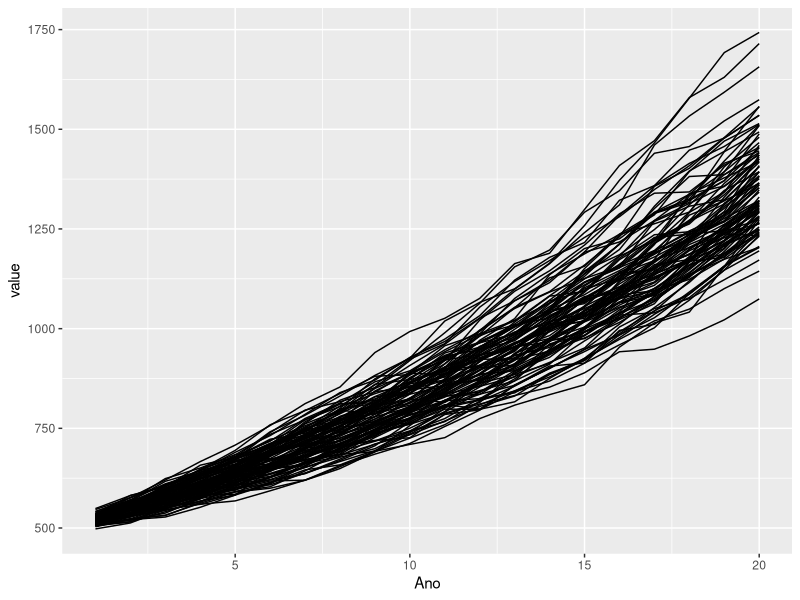
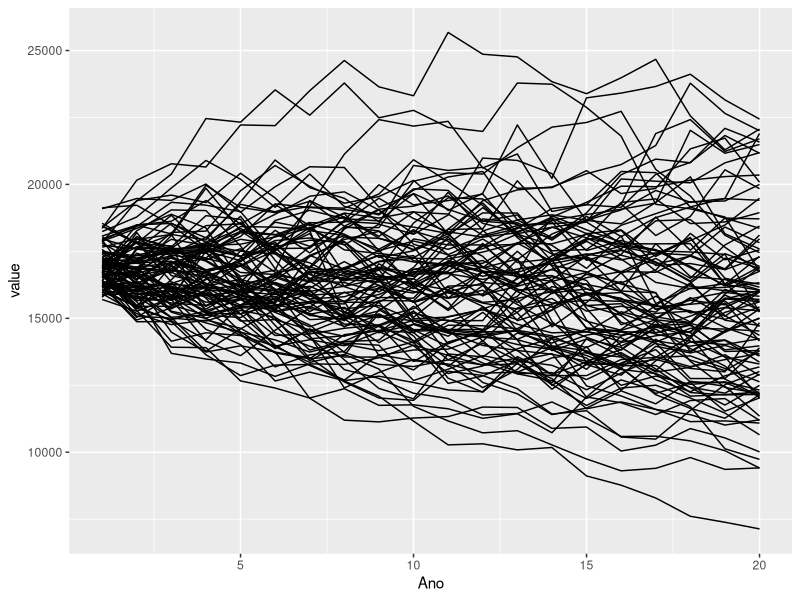
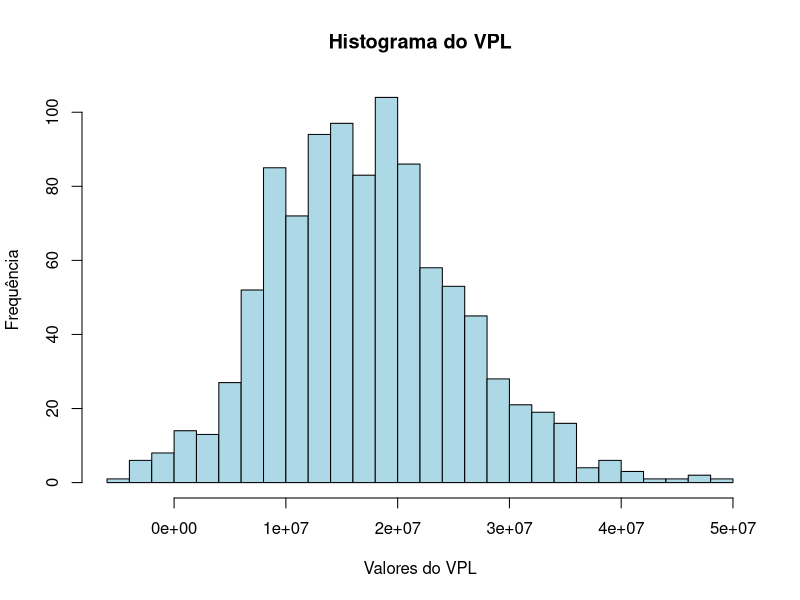

Write R code to recreate these figures, in order.
#Rotina para avaliação de projeto de energia usando opcoes reais

#install.packages('dplyr')
#install.packages('ggplot2')
#install.packages("reshape2")

library(dplyr)
library(ggplot2)
library(reshape2)


rm(list=ls())

#Dados de entrada
#-----------------------------------
qMW <- 10                                 #potencia do parque
fatorCap <- 0.2                           #fator de capacidade
q0 = qMW*24*365*fatorCap                  #producao anual de energia
p0 = 500                                  #preco da energia

invInicial = 50000000                     #investimento inicial

custManut = 0.01                          #custo de manutencao (perc sobre o inv inicial)
miManut = 0.05                            #taxa de crescimento do custo de manutencao

custoVar = 0.005                          #custo variavel
custoManIni = invInicial * custManut

nyears = 20                               #Numero de anos do parque

cust_manut = matrix(0, 1, nyears)

med_prec = 0.05                           #taxa de crescimento anual do preço da energia
vol_prec= 0.02                            #volatilidade anual do preço da energia

med_prod <- -0.0075                       #media de crescimento/queda anual da produção
vol_irradia <- 0.05                       #volatilidade anual da produção

taxa_desc = 0.15                          #taxa de desconto
taxa_lr = 0.1                             #taxa livre de risco
tempo_decisao = 1                         #tempo para tomar decisao
dividendo <- 0.05                         #dividendo pago se projeto for implantado

#emprestimo
razaoEmprestimo <- 0.                    #razão de capital de terceiros (empr?stimo) 
empNominal = razaoEmprestimo * invInicial #total do empréstimo
jurosEmp = 0.1057                         #juro cobrado no empréstimo
pAmortiza = empNominal/nyears             #número de anos de amortização do empréstimo

#----------------------------------------


#Parametros da Simulacao
set.seed(0)                               #semente de geração dos números aleatórios
ncenarios = 1000                          #número de cenários

#---------------------------------------
#Emprestimo
amortiza = matrix(pAmortiza, 1, nyears)
juros = matrix(0, 1, nyears)

saldoD = empNominal + pAmortiza
for (i in 1:nyears){
  saldoD = saldoD-pAmortiza
  juros[1,i] = saldoD *jurosEmp
}

#Inicializacao de variaveis

pener = matrix(0, ncenarios, nyears)      #preco de energia
qener <- matrix(0, ncenarios, nyears)     #quantidade de energia
vp1 = matrix(0, ncenarios, 1)             #valor presente no ano 1
vp0 = matrix(0, ncenarios, 1)             #valor presente no ano 0
vp_Ref0 = matrix(0, ncenarios, nyears)    #fluxo de caixa descontado até o ano 0
vp_Ref = matrix(0, ncenarios, nyears)     #fluxo de caixa descontado até o ano 1
fat_desc = matrix(0, 1, nyears)           #fator de desconto para o ano 1
fat_desc0 = matrix(0, 1, nyears)          #fator de desconto para o ano 0

#Calculo dos fatores de desconto para o ano 0 e ano 1
for (i in 1:nyears)
{
  fat_desc[1,i] = 1/(1+taxa_desc)^(i-1)
  fat_desc0[1,i] = 1/(1+taxa_desc)^(i)
}

#Custo de manutencao
cust_manut[1,1] = custoManIni * (1+miManut)
for (i in 2:nyears)
{
  cust_manut[1,i] = cust_manut[1,i-1] * (1+miManut)
}

# Cenarios de preco de energia
for (i in 1:ncenarios)
{
  pener[i,1] = p0*exp(med_prec -vol_prec/2+ rnorm(1,mean=0,sd=vol_prec))
  qener[i,1] = q0*exp(med_prod -vol_irradia/2 + rnorm(1,mean = 0, sd=vol_irradia))
}

for (i in 1:ncenarios)
{
  for (j in 2:nyears)
  {
    pener[i,j] =  pener[i,j-1]*exp(med_prec + rnorm(1,mean=0,sd=vol_prec))
    qener[i,j] =  qener[i,j-1]*exp(med_prod + rnorm(1,mean=0,sd=vol_irradia))
  }
}

dfPener <- data.frame(t(pener[1:100,]))
dfAnos <- data.frame(Ano=c(1:nyears))
dfPener <- cbind(dfAnos, dfPener)
dfPener <- melt(dfPener, id=c("Ano"))

p<-ggplot(dfPener, aes(x=Ano, y=value, shape=variable))+geom_line()
print(p)


dfQener <- data.frame(t(qener[1:100,]))
dfAnos <- data.frame(Ano=c(1:nyears))
dfQener <- cbind(dfAnos, dfQener)
dfQener <- melt(dfQener, id=c("Ano"))

p<-ggplot(dfQener, aes(x=Ano, y=value, shape=variable))+geom_line()
print(p)




#Fluxos financeiros
for (i in 1:ncenarios)
{
  for (j in 1:nyears)
  {
        vp_Ref[i,j] <-  (qener[i,j] * pener[i,j] * (1-custoVar) - cust_manut[1,j] - amortiza[1,j] - juros[1,j]) * fat_desc[1,j]
        vp_Ref0[i,j] <- (qener[i,j] * pener[i,j] * (1-custoVar) - cust_manut[1,j] - amortiza[1,j] - juros[1,j]) * fat_desc0[1,j]
  }
  vp1[i,1] <- sum(vp_Ref[i,1:nyears])
  vp0[i,1] <- sum(vp_Ref0[i,1:nyears])
} 

#Volatilidade do projeto

ret_proj <- log(vp1[,1]/mean(vp0[,1]))

volProj <- sd(log(vp1[,1]/mean(vp0[,1])))


dfVP0 <- data.frame(vp0)

fc0 <- invInicial * (1-razaoEmprestimo)
vpl <- dfVP0$vp0 - fc0 
hist(vpl, 
     breaks = 30,                  # Número de barras
     main = "Histograma do VPL",   # Título principal
     xlab = "Valores do VPL",      # Título do eixo X
     ylab = "Frequência",          # Título do eixo Y
     col = "lightblue",            # Cor do histograma
     border = "black")             # Cor das bordas das barras



#Black and Scholes
# Função para calcular o preço da call
black_scholes_call <- function(S, K, vol, r, t, d) {
  # Calcula d1 e d2
  d1 <- (log(S / K) + (r - d + 0.5 * vol^2) * t) / (vol * sqrt(t))
  d2 <- d1 - vol * sqrt(t)
  
  # Calcula o preço da call
  call_price <- S * exp(-d * t) * pnorm(d1) - K * exp(-r * t) * pnorm(d2)
  
  return(call_price)
}

S <- mean(vp0[,1])
K <- fc0
vol <- volProj
r <- taxa_lr
t <- tempo_decisao
d <- dividendo


# Calcula o preço da call
preco_call <- black_scholes_call(S, K, vol, r, t, d)

print("------------------------------")
print(paste("S", format(S, nsmall = 2)))
print(paste("K", format(K, nsmall = 2)))
print(paste("Vol", format(vol, nsmall = 2)))
print(paste("taxa", taxa_desc))
print(paste("taxa livre de risco", taxa_lr))
print(paste("dividendos", d))
print(paste("Tempo decisao", t))
print('-----------------------------')

print(paste("VPL Referencia", format(S-K, nsmall = 2)))
print(paste("VPL Expandido", format(preco_call, nsmall = 2)))

if (preco_call > S-K){
  print("Decisão deve ser ESPERAR, pois VPL expandido maior que VPL de referencia")
}else{
  print("Decisão deve ser INVESTIR AGORA, pois VPL expandido menor que VPL de referencia")
}




